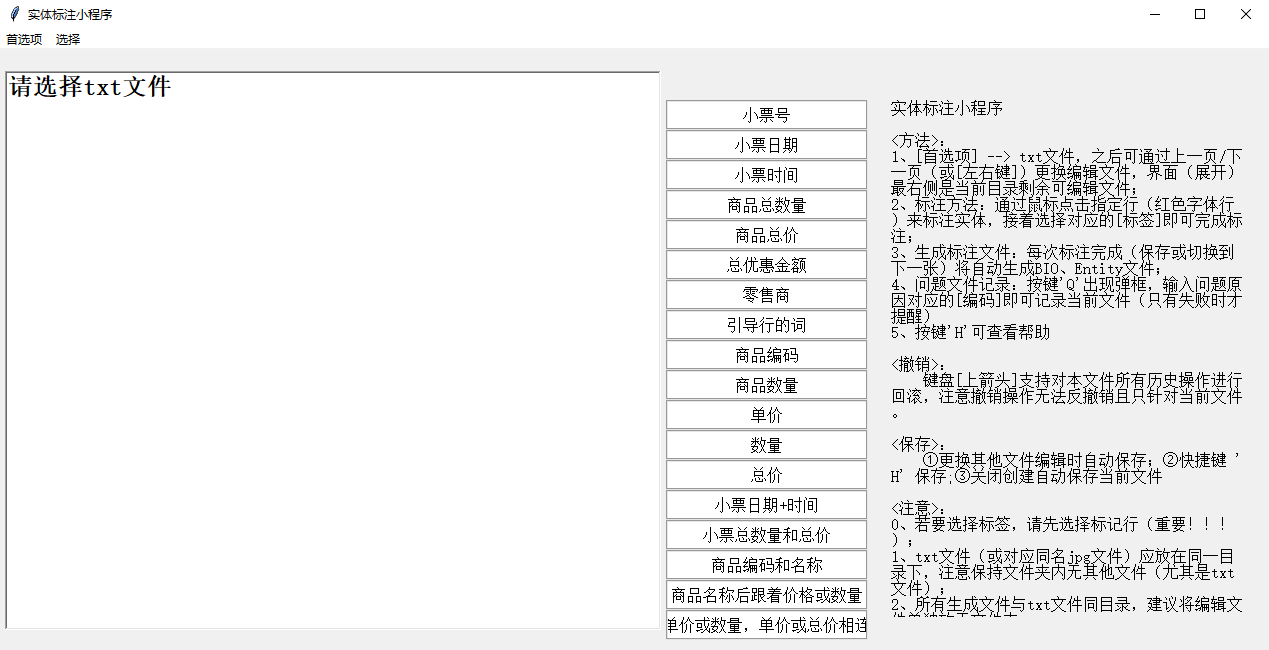
#> input picture img/1604731038941.png, 1269 x 650 px, given in place of .jpg, which was not available
$ python -i main.py   (imports and definitions only)   (older library calls are emulated)
#> lines starting #> are read from the running program, lines starting #| are printed output that depends on the picture
import tkinter as tk
from PIL import Image, ImageTk
from tkinter import filedialog
import os
from tkinter import messagebox
import time
'''
实体标注小程序

打开txt文件，通过上一页/下一页进行当前目录的txt遍历及保存标注信息
标注方法：通过鼠标对标注词进行左右点选（以最后两次点选为准），接着选择对应的标签即可完成标注
生成文件：对编辑标注信息生成.txt.ann文件，同时生成可用于实体识别的BIO模型文件

自定义设置：更改全局变量 labels_dict 可对标签进行更改（其他设置可保持不变）
注意：txt文件（和对应同名jpg文件）应放在同一目录下；
    生成文件与txt文件同目录；
    由于程序和文件夹存放顺序不一致（名称升序），history_info.txt文件用于记录编辑过的文件；
    只适用于Win系统

运行环境:
Win 10
Python 3.7
'''
# [7 lines not run here, left out]

'''
主界面
'''
# [1 line that did not run here, left out]

# [1 line that did not run here, left out]
# [1 line that did not run here, left out]
# [1 line that did not run here, left out]
# [3 lines not run here, left out]

'''
全局变量
'''
FILE_PATH = ""  # 文本所在文件夹
file_index = 0  # 记录当前文件下标
cur_file = ""  # 当前文件
FILE_LIST = []  # 记录当前文件夹下的所有txt文本列表

w_box = 400
h_box = 600

tip = tk.StringVar()
# [1 line not run here, left out]

labels_dict = {"商品折扣": "discount",
               "引导行商品编码项": "goodscode",
               "引导行商品名称项": "goodsname",
               "引导行商品金额项": "money",
               "引导行商品单价项": "price",
               "引导行商品数量项": "quantity",
               "小票号": "receiptID",
               "零售商": "retailname",
               "店名": "shopname",
               "总折扣": "totaldiscount",
               "总金额": "totalmoney",
               "总数量": "totalquantity",
               "交易日期": "tradedate",
               "交易时间": "tradetime",
               "（某个）商品编码实际值": "goodscodevalue",
               "（某个）商品名称实际值": "goodsnamevalue",
               "（某个）商品的其他信息": "goodsinfo"
}

'''
目录设置
'''


# [138 lines left out: functions select, str2ner_train_data, save_text, show_last, show_next, not called in this run]


# [1 line that did not run here, left out]
# [1 line that did not run here, left out]
# [2 lines not run here, left out]

# [1 line that did not run here, left out]
# [4 lines not run here, left out]


'''
显示图片界面
'''


def resize(w, h, w_box, h_box, pil_image):
    '''
    resize a pil_image object so it will fit into
    a box of size w_box times h_box, but retain aspect ratio
    对一个pil_image对象进行缩放，让它在一个矩形框内，还能保持比例
    '''
    f1 = 1.0*w_box/w # 1.0 forces float division in Python2
    f2 = 1.0*h_box/h
    factor = min([f1, f2])
    #print(f1, f2, factor) # test
    # use best down-sizing filter
    width = int(w*factor)
    height = int(h*factor)
    return pil_image.resize((width, height), Image.ANTIALIAS)


render = None


def get_pic(cur_file):
#> called with cur_file = '../img/1604731038941.png'
    global frame_pic, render
    pic_path = cur_file.split('.')[0] + '.jpg'
    # print('图片路径：', pic_path)

    load = Image.open(pic_path)
#> load is the input picture: PIL image 1269x650 RGBA; mean R, G, B, A 239.5, 239.5, 239.5, 255
    w, h = load.size
#> w = 1269; h = 650
    load = resize(w, h, w_box, h_box, load)
#> in resize, `return pil_image.resize((width, height), Image.ANTIALIAS)`:
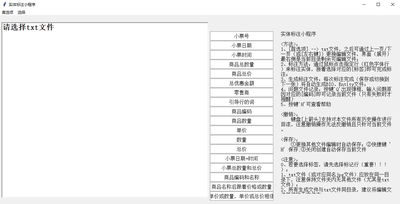
#> returned value: PIL image 400x204 RGBA; mean R, G, B, A 239.3, 239.3, 239.3, 255
    render = ImageTk.PhotoImage(load)
#> (the run stopped early here; a loop or call above may not have finished)

$ run again, on img/1604731322373.png
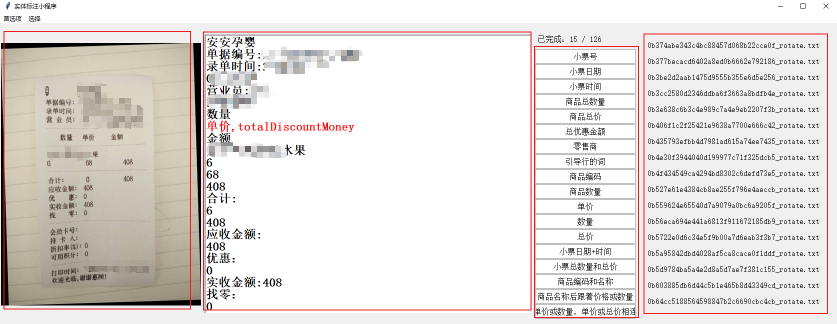
#> input picture img/1604731322373.png, 1673 x 648 px, given in place of .jpg, which was not available (shown at 1/2 size)
#> in get_pic, load is the input picture: PIL image 1673x648 RGBA; mean R, G, B, A 227.7, 223.2, 220.4, 255
#> in resize, `return pil_image.resize((width, height), Image.ANTIALIAS)`:
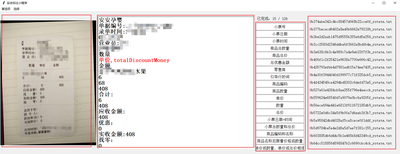
#> returned value: PIL image 400x154 RGBA; mean R, G, B, A 227.5, 222.9, 220.1, 255
